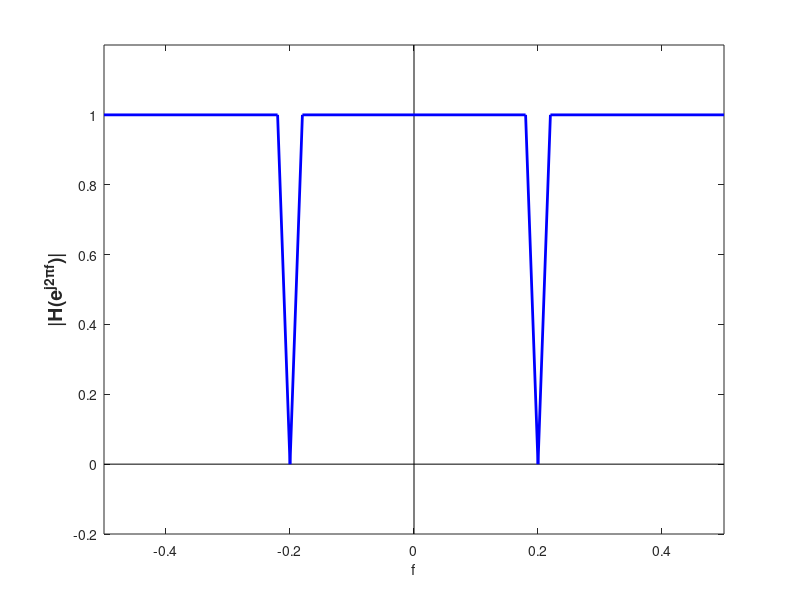

Recreate this plot in MATLAB.
%Notch filter sketch
%Anders Gjendemsjo 2004
%gjendems@tele.ntnu.no

%plotting
plot([-.5 .5],[0 0],'black',[0 0],[-.2 1.2],'black');
hold on;
p1=plot([-.5 -.22],[1 1],'blue', [-.22 -.2],[1 0],'blue',[-.2 -.18],[0 1],'blue',[-.18,.18],[1 1],'blue');
set(p1,'linewidth',2); % makes the plot bold.
p1=plot([.18 .2],[1 0],'blue', [.2 .22],[0 1],'blue',[.22 .5],[1 1],'blue');
set(p1,'linewidth',2); % makes the plot bold.

hold off;
axis([-.5 .5 -.2 1.2]);
xlabel('f');
y=ylabel('|H(e^{j2\pif})|');
set(y,'fontsize', 14);
set(y,'fontweight', 'bold');



